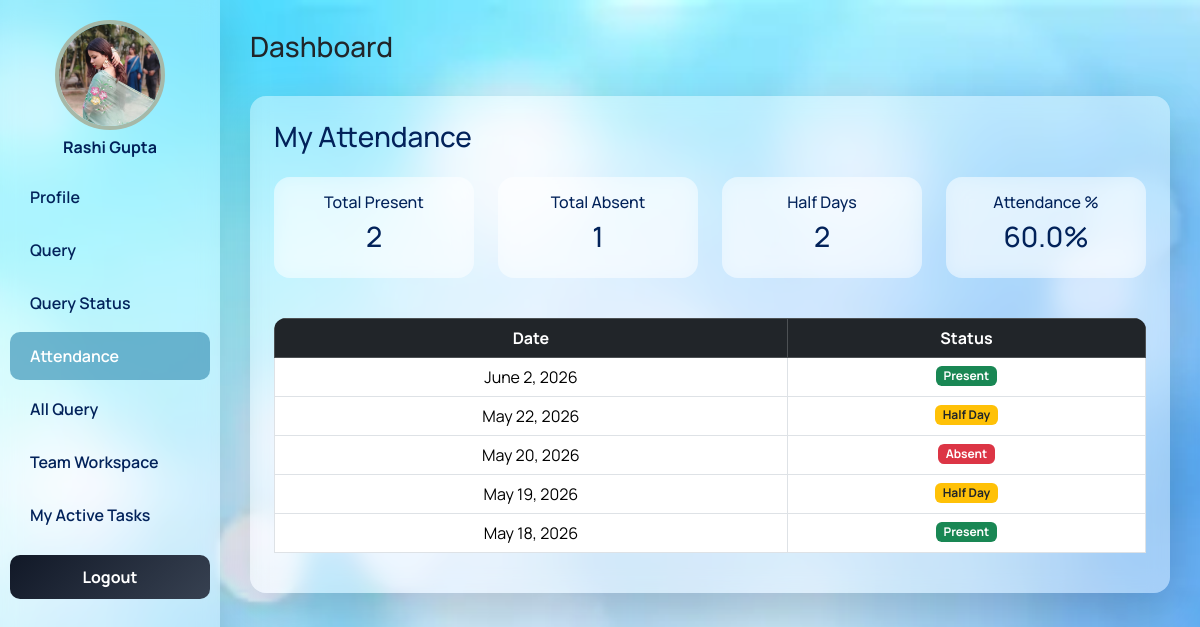
The app's page /my_attendance/ (signed in) with its own data.
### app/models.py (models this page shows, shortened)
class AddEmployee(models.Model):
    name = models.CharField(
        max_length=100,
        validators=[MaxLengthValidator(10), MinLengthValidator(3)],
        error_messages={
            'min_length': 'Name must contain at least 3 characters.',
            'max_length': 'Name cannot exceed 20 characters.'
        }
    )
    email = models.EmailField(unique=True)
    contact = models.CharField(
        max_length=15,
        validators=[Emp_contact]
    )
    image = models.ImageField(
        upload_to='employee_images/',
        blank=True,
        null=True
    )
    password = models.CharField(max_length=128)
    department = models.CharField(max_length=50, null=True)
    d_code = models.CharField(max_length=20, null=True)
    d_des = models.CharField(max_length=50, null=True)
    joining_date = models.DateField(null=True, blank=True)
    salary = models.IntegerField(null=True, blank=True)
    is_team_leader = models.BooleanField(default=False)
    reporting_to = models.ForeignKey('self', on_delete=models.SET_NULL, null=True, blank=True, related_name='team_members')

class Attendance(models.Model):
    STATUS_CHOICES = (
        ('Present', 'Present'),
        ('Absent', 'Absent'),
        ('Half Day', 'Half Day'),
    )
    employee = models.ForeignKey(AddEmployee, on_delete=models.CASCADE)
    date = models.DateField(default=date.today)
    status = models.CharField(max_length=20, choices=STATUS_CHOICES)
    check_in_time = models.TimeField(
    null=True,
    blank=True
)
    late_fine = models.IntegerField(default=0)
    final_salary = models.FloatField(default=0)
    class Meta:
        unique_together = ('employee', 'date')

### app/views.py (the view)
# urls.py: path('my_attendance/', my_attendance, name='my_attendance'),
def my_attendance(request):
    if 'user_id' not in request.session:
        return redirect('login')
    user_id = request.session.get('user_id')
    userdata = new.objects.get(id=user_id)
    attendance = Attendance.objects.filter(
        employee__email=userdata.email
    ).order_by('-date')
    total_present = attendance.filter(
        status='Present'
    ).count()
    total_absent = attendance.filter(
        status='Absent'
    ).count()
    total_half = attendance.filter(
        status='Half Day'
    ).count()
    total = attendance.count()
    percentage = 0
    if total > 0:
        percentage = (
            (total_present + (total_half * 0.5))
            / total
        ) * 100
    context = {
        'data': userdata,
        'my_attendance': True,
        'attendance': attendance,
        'total_present': total_present,
        'total_absent': total_absent,
        'total_half': total_half,
        'percentage': round(percentage, 2),
        'section': 'attendance'
    }
    return render(
        request,
        'userdashboard.html',
        context
    )

### app/templates/userdashboard.html (shortened to what this page needs)
{% block contant %}
<!DOCTYPE html>
<html lang="en">
<head>
    <link href="https://cdn.jsdelivr.net/npm/bootstrap@5.3.2/dist/css/bootstrap.min.css" rel="stylesheet">
</head>
<body>
<div class="wrapper">
    <div class="sidebar shadow-lg">
        <div class="text-center mb-3 px-2">
            {% if data.image %}
            <img src="{{ data.image.url }}" class="profile-img mb-2">
            {% else %}
            <div class="profile-img mb-2 d-block mx-auto" style="background:#fff;"></div>
            {% endif %}
            <h6 style="color:#02225a;font-weight:700;">{{ data.name }}</h6>
        </div>
        <a href="{% url 'profile' %}" class="{% if section == 'profile' %}active{% endif %}">Profile</a>
        <a href="{% url 'query' %}" class="{% if section == 'query' %}active{% endif %}">Query</a>
        <a href="{% url 'query_status' %}" class="{% if section == 'query_status' %}active{% endif %}">Query Status</a>
        <a href="{% url 'my_attendance' %}" class="{% if section == 'attendance' %}active{% endif %}">Attendance</a>
        <a href="{% url 'all_query' %}" class="{% if section == 'all-query' %}active{% endif %}">All Query</a>
        <a href="{% url 'user_team_workspace' %}" class="{% if section == 'team_workspace' %}active{% endif %}">Team Workspace</a>
        <a href="{% url 'dashboard' %}" class="{% if my_tasks %}active{% endif %}"> My Active Tasks</a>
        <div class="sidebar-logout">
            <form method="post" action="{% url 'logout' %}">
                <button type="submit">Logout</button>
            </form>
        </div>
    </div>
    <div class="main-content">
        <div class="d-flex justify-content-between align-items-center mb-4">
            <h3>Dashboard</h3>
        </div>
        {% if my_attendance %}
        <div id="attendance" class="section">
            <div class="glass shadow-lg p-4">
                <h3 class="mb-4">My Attendance</h3>
                <div class="row text-center mb-4">
                    <div class="col-6 col-md-3 mb-3">
                        <div class="glass p-3">
                            <h6>Total Present</h6>
                            <h3>{{ total_present }}</h3>
                        </div>
                    </div>
                    <div class="col-6 col-md-3 mb-3">
                        <div class="glass p-3">
                            <h6>Total Absent</h6>
                            <h3>{{ total_absent }}</h3>
                        </div>
                    </div>
                    <div class="col-6 col-md-3 mb-3">
                        <div class="glass p-3">
                            <h6>Half Days</h6>
                            <h3>{{ total_half }}</h3>
                        </div>
                    </div>
                    <div class="col-6 col-md-3 mb-3">
                        <div class="glass p-3">
                            <h6>Attendance %</h6>
                            <h3>{{ percentage }}%</h3>
                        </div>
                    </div>
                </div>
                <div class="table-responsive">
                    <table class="table table-bordered table-hover text-center">
                        <thead class="table-dark">
                            <tr>
                                <th>Date</th>
                                <th>Status</th>
                            </tr>
                        </thead>
                        <tbody>
                            {% for i in attendance %}
                            <tr>
                                <td>{{ i.date }}</td>
                                <td>
                                    {% if i.status == "Present" %}
                                        <span class="badge bg-success">Present</span>
                                    {% elif i.status == "Absent" %}
                                        <span class="badge bg-danger">Absent</span>
                                    {% else %}
                                        <span class="badge bg-warning text-dark">Half Day</span>
                                    {% endif %}
                                </td>
                            </tr>
                            {% empty %}
                            <tr><td colspan="2">No attendance found</td></tr>
                            {% endfor %}
                        </tbody>
                    </table>
                </div>
            </div>
        </div>
        {% endif %}
        </div>
     </div>
</body>
</html>
{% endblock contant %}

### app/templates/userdashboard.html (style rules this page uses)
* { margin:0; padding:0; box-sizing:border-box; font-family:'Manrope',sans-serif; }
html, body { overflow-x:hidden; }
body { background: url('/static/images/new django.webp') no-repeat center center fixed; background-size: cover; min-height: 100vh; }
.wrapper { display:flex; width:100%; min-height:100vh; }
.sidebar { width:220px; min-width:220px; height:100vh; position:fixed; top:0; left:0; padding-top:20px; background:rgba(255,255,255,0.3); backdrop-filter:blur(10px); z-index:999; overflow-y:auto; transition:0.3s ease; }
.glass { background:rgba(255,255,255,0.4); backdrop-filter:blur(10px); border-radius:16px; color:#02225a; }
.profile-img { width:110px; height:110px; border-radius:50%; object-fit:cover; border:4px solid #a6b8a8; }
.sidebar a { display:block; padding:12px 20px; color:#02225a; text-decoration:none; font-weight:600; border-radius:10px; margin:5px 10px; transition:0.2s ease; }
.sidebar a:hover, .sidebar a.active { background:rgba(66,152,185,0.7); color:#fff; }
.sidebar-logout { margin:16px 10px 0; text-align:center; }
.sidebar-logout button { width:100%; border-radius:10px; padding:10px; font-weight:700; border:none; background:linear-gradient(135deg,#111827,#374151); color:white; transition:0.2s ease; cursor:pointer; }
.main-content { margin-left:220px; padding:30px; width:calc(100% - 220px); min-height:100vh; transition:0.3s ease; }
.table-responsive { overflow-x:auto; -webkit-overflow-scrolling:touch; border-radius:12px; }
table { white-space:nowrap; }

### records on screen
AddEmployee: image (picture), name "Rashi Gupta"
Attendance: date "June 2, 2026", status "Present"
Attendance: date "May 22, 2026", status "Half Day"
Attendance: date "May 20, 2026", status "Absent"
Attendance: date "May 19, 2026", status "Half Day"
Attendance: date "May 18, 2026", status "Present"

### other values on screen
{{ total_present }} "2"
{{ total_absent }} "1"
{{ total_half }} "2"
{{ percentage }} "60.0"
